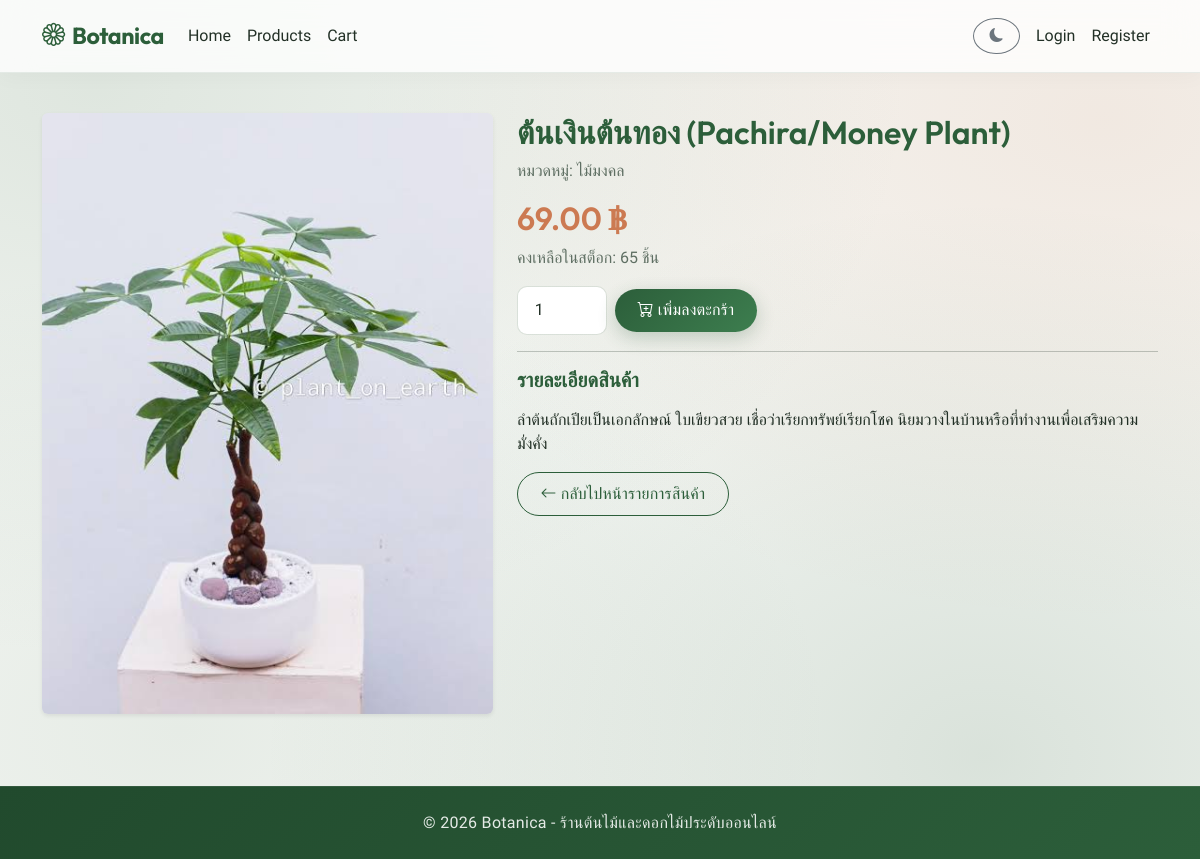
Screenshot of /products/14/ with the database file from the repository.
### products/models.py (models this page shows, shortened)
class Product(models.Model):
    name = models.CharField('ชื่อสินค้า', max_length=200)
    category = models.ForeignKey(
        Category, verbose_name='หมวดหมู่', on_delete=models.SET_NULL,
        null=True, blank=True, related_name='products'
    )
    description = models.TextField('รายละเอียดสินค้า', blank=True)
    price = models.DecimalField('ราคา', max_digits=10, decimal_places=2, validators=[MinValueValidator(Decimal("0.01"))])
    stock = models.PositiveIntegerField('จำนวนคงเหลือ', default=0)
    image = models.ImageField('รูปสินค้า', upload_to='products/', blank=True, null=True)
    created_at = models.DateTimeField('วันที่เพิ่มสินค้า', auto_now_add=True)
    class Meta:
        verbose_name = 'สินค้า'
        verbose_name_plural = 'สินค้า'
        ordering = ['-created_at']
    @property
    def is_out_of_stock(self):
        return self.stock == 0

class Category(models.Model):
    name = models.CharField('ชื่อหมวดหมู่', max_length=100, unique=True)
    class Meta:
        verbose_name = 'หมวดหมู่สินค้า'
        verbose_name_plural = 'หมวดหมู่สินค้า'
        ordering = ['name']

### products/views.py (the view)
# urls.py: path('products/<int:pk>/', views.product_detail_view, name='product_detail'),
def product_detail_view(request, pk):
    product = get_object_or_404(Product, pk=pk)
    return render(request, 'products/product_detail.html', {'product': product})

### cart/cart.py (called while the page is built, shortened)
    def __iter__(self):
        product_ids = list(self.cart.keys())
        products = Product.objects.filter(id__in=product_ids)
        products_map = {str(p.id): p for p in products}
        missing_ids = set(product_ids) - set(products_map.keys())
        if missing_ids:
            for product_id in missing_ids:
                self.cart.pop(product_id, None)
            self.save()

    def __len__(self):
        return sum(item["quantity"] for item in self)

### cart/context_processors.py (called while the page is built)
def cart_summary(request):
    cart = Cart(request)
    return {'cart_count': len(cart)}

### products/templates/products/product_detail.html (shortened to what this page needs)
{% extends 'base.html' %}
{% block content %}
<div class="row">
    <div class="col-md-5">
        {% if product.image %}
        <img src="{{ product.image.url }}" class="img-fluid rounded shadow-sm" alt="{{ product.name }}">
        {% else %}
        <div class="bg-light d-flex align-items-center justify-content-center rounded" style="height: 320px;">
            <i class="bi bi-flower2 text-muted" style="font-size: 5rem;"></i>
        </div>
        {% endif %}
    </div>
    <div class="col-md-7">
        <h2>{{ product.name }}</h2>
        <p class="text-muted">หมวดหมู่: {{ product.category.name|default:"ไม่ระบุ" }}</p>
        <h3 class="price-tag fs-2">{{ product.price }} ฿</h3>
        {% if product.is_out_of_stock %}
        <p class="out-of-stock"><i class="bi bi-x-circle"></i> สินค้าหมด</p>
        {% else %}
        <p class="text-muted">คงเหลือในสต็อก: {{ product.stock }} ชิ้น</p>
        <form method="post" action="{% url 'cart:add' product.pk %}" class="row g-2 align-items-center mb-3" style="max-width: 300px;">
            <div class="col-auto">
                <input type="number" name="quantity" value="1" min="1" max="{{ product.stock }}" class="form-control" style="width: 90px;">
            </div>
            <div class="col-auto">
                <button type="submit" class="btn btn-primary"><i class="bi bi-cart-plus"></i> เพิ่มลงตะกร้า</button>
            </div>
        </form>
        {% endif %}
        <hr>
        <h5>รายละเอียดสินค้า</h5>
        <p>{{ product.description|linebreaks|default:"ไม่มีรายละเอียดเพิ่มเติม" }}</p>
        <a href="{% url 'products:product_list' %}" class="btn btn-outline-primary">
            <i class="bi bi-arrow-left"></i> กลับไปหน้ารายการสินค้า
        </a>
    </div>
</div>
{% endblock %}

### static/css/style.css (style rules this page uses)
:root { --primary: #2C5E3A; --primary-light: #3d7e4f; --primary-rgb: 44, 94, 58; --secondary: #8CA790; --accent: #CC7A52; --bg-color: #F6F8F5; --surface-glass: rgba(255, 255, 255, 0.82); --surface-solid: #ffffff; --surface-border: rgba(44, 94, 58, 0.1); --text-main: #223026; --text-muted: #5f6f63; --white: #ffffff; --shadow-soft: 0 10px 30px rgba(44, 94, 58, 0.08); --shadow-hover: 0 20px 40px rgba(44, 94, 58, 0.14); --navbar-bg: rgba(255, 255, 255, 0.78); --navbar-border: rgba(44, 94, 58, 0.1); --radius-sm: 10px; --radius-md: 18px; --radius-lg: 26px; --radius-pill: 50px; --transition: all 0.3s cubic-bezier(0.25, 0.8, 0.25, 1); --bs-body-color: var(--text-main); --bs-body-bg: var(--bg-color); }
body { min-height: 100vh; display: flex; flex-direction: column; background-color: var(--bg-color); background-image: radial-gradient(at 8% 10%, rgba(140, 167, 144, 0.22) 0px, transparent 52%), radial-gradient(at 92% 14%, rgba(204, 122, 82, 0.12) 0px, transparent 48%), radial-gradient(at 82% 88%, rgba(44, 94, 58, 0.14) 0px, transparent 52%), radial-gradient(at 15% 85%, rgba(140, 167, 144, 0.15) 0px, transparent 45%); background-attachment: fixed; color: var(--text-main); font-family: 'Prompt', 'Outfit', sans-serif; -webkit-font-smoothing: antialiased; position: relative; overflow-x: hidden; }
.text-muted, .form-text { color: var(--text-muted) !important; }
h1, h2, h3, h4, h5, h6, .navbar-brand { font-family: 'Outfit', 'Prompt', sans-serif; font-weight: 600; color: var(--primary); }
.btn { border-radius: var(--radius-pill); padding: 0.58rem 1.4rem; font-weight: 500; transition: var(--transition); letter-spacing: 0.2px; }
.btn-primary { background: linear-gradient(135deg, var(--primary) 0%, var(--primary-light) 100%); border: none; color: #ffffff; box-shadow: 0 6px 18px rgba(var(--primary-rgb), 0.24); }
.btn-outline-primary { color: var(--primary); border-color: var(--primary); }
.price-tag { color: var(--accent); font-size: 1.25rem; font-weight: 600; font-family: 'Outfit', sans-serif; }
.form-control, .form-select { border-radius: var(--radius-sm); padding: 0.72rem 1.05rem; border: 1px solid var(--surface-border); background-color: var(--surface-solid); color: var(--text-main); transition: var(--transition); }

### rows the page displays
Product: image (picture), name "ต้นเงินต้นทอง (Pachira/Money Plant)", category.name "ไม้มงคล", price "69.00", stock "65", description "ลำต้นถักเปียเป็นเอกลักษณ์ ใบเขียวสวย เชื่อว่าเรียกทรัพย์เรียกโชค นิยมวางในบ้านหรือที่ทำงานเพื่อเสริมความมั่งคั่ง"
